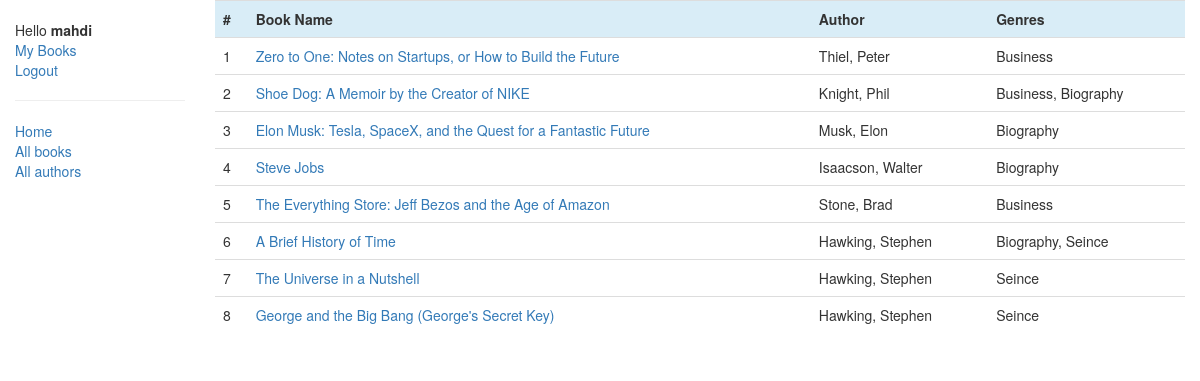
Screenshot of /catalog/books/ (signed in) with the database file from the repository.
### catalog/models.py (models this page shows, shortened)
class Book(models.Model):
    title = models.CharField(max_length=200)
    author = models.ForeignKey('Author', on_delete=models.SET_NULL, null=True)
    summery = models.TextField(max_length=1000, help_text="Enter a brief description of the book ")
    isbn = models.CharField('ISBN', max_length=13,
                            help_text='13 Character <a href="https://www.isbn-international.org/content/what-isbn">ISBN number</a>')
    genre = models.ManyToManyField(Genre, help_text="Select a genre for this book.")
    language = models.ForeignKey('Language', on_delete=models.SET_NULL, null=True)
    def display_genre(self):
        return ", ".join([genre.name for genre in self.genre.all()[:3]])
    display_genre.short_description = 'Genre'
    def get_absolute_url(self):
        return reverse('book-detail', args=[str(self.id)])

class Author(models.Model):
    first_name = models.CharField(max_length=128)
    last_name = models.CharField(max_length=128)
    date_of_birth = models.DateField(null=True, blank=True)
    date_of_death = models.DateField('Died', null=True, blank=True)
    class Meta:
        ordering = ['last_name', 'first_name']
    def __str__(self):
        return "{}, {}".format(self.last_name, self.first_name)

class Genre(models.Model):
    name = models.CharField(max_length=128, help_text="Enter a book genre (e.g. Science Fiction, French Poetry etc.)")

### catalog/views.py (the view)
# urls.py: path('books/', views.BookListView.as_view(), name='books'),
class BookListView(LoginRequiredMixin, generic.ListView):
    model = Book
    template_name = 'lists/book_list.html'
    paginate_by = 20

### catalog/templates/lists/book_list.html (shortened to what this page needs)
{% extends 'base.html' %}
{% block content %}
    {% if book_list %}
        <table class="table">
            <tr class="info">
                <th>
                    #
                </th>
                <th>
                    Book Name
                </th>
                <th>
                    Author
                </th>
                <th>
                    Genres
                </th>
            </tr>
            {% for book in book_list %}
                <tr>
                    <td>{{ forloop.counter }}</td>
                    <td><a href="{{ book.get_absolute_url }}">{{ book.title }}</a></td>
                    <td>{{ book.author }}</td>
                    <td>{{ book.display_genre }}</td>
                </tr>
            {% endfor %}
        </table>
    {% else %}
        <blockquote>There is no book in library!</blockquote>
    {% endif %}
{% endblock %}

### catalog/templates/base.html (shortened to what this page needs)
<!DOCTYPE html>
<html lang="en">
<head>
    <link rel="stylesheet" href="https://maxcdn.bootstrapcdn.com/bootstrap/3.3.7/css/bootstrap.min.css">
    {% load static %}
    <link rel="stylesheet" href="{% static 'css/styles.css' %}">
</head>
<body>
<div class="container-fluid">
    <div class="row">
        <div class="col-sm-2">
            {% block sidebar %}
                <ul class="sidebar-nav">
                    {% if user.is_authenticated %}
                        <li>Hello <strong>{{ user.get_username }}</strong></li>
                        <li><a href="{% url 'mybooks' %}">My Books</a></li>
                        <li><a href="{% url 'logout' %}?next={{ request.path }}">Logout</a></li>
                        <hr>
                        <li><a href="{% url 'index' %}">Home</a></li>
                        <li><a href="{% url  'books' %}">All books</a></li>
                        <li><a href="{% url 'authors' %}">All authors</a></li>
                    {% else %}
                        <li><a href="{% url 'index' %}">Home</a></li>
                        <li><a href="{% url  'books' %}">All books</a></li>
                        <li><a href="{% url 'authors' %}">All authors</a></li>
                        <li><a href="{% url 'login' %}?next={{ request.path }}">Login</a></li>
                    {% endif %}
                </ul>
            {% endblock %}
        </div>
        <div class="col-sm-10">
            {% block content %}{% endblock %}
        </div>
    </div>
</div>
</body>
</html>

### catalog/static/css/styles.css (style rules this page uses)
.sidebar-nav { margin-top: 20px; padding: 0; list-style: none; }

### rows the page displays
Book: title "Zero to One: Notes on Startups, or How to Build the Future", author "Thiel, Peter", display_genre "Business"
Book: title "Shoe Dog: A Memoir by the Creator of NIKE", author "Knight, Phil", display_genre "Business, Biography"
Book: title "Elon Musk: Tesla, SpaceX, and the Quest for a Fantastic Future", author "Musk, Elon", display_genre "Biography"
Book: title "Steve Jobs", author "Isaacson, Walter", display_genre "Biography"
Book: title "The Everything Store: Jeff Bezos and the Age of Amazon", author "Stone, Brad", display_genre "Business"
Book: title "A Brief History of Time", author "Hawking, Stephen", display_genre "Biography, Seince"
Book: title "The Universe in a Nutshell", author "Hawking, Stephen", display_genre "Seince"
Book: title "George and the Big Bang (George's Secret Key)", author "Hawking, Stephen", display_genre "Seince"

### other values shown
{{ user.get_username }} "mahdi"
